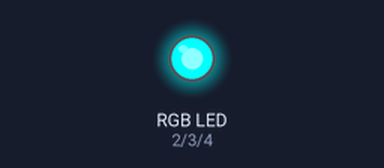
The sketch below on a simulated Arduino Uno, built with avr-gcc and run on an emulated ATmega328P. On the bench: an RGB LED mixed from three pins (HIGH = lit).

Above: at 0.5 s.
At 1.5 s:
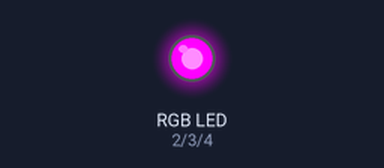
At 2.5 s:
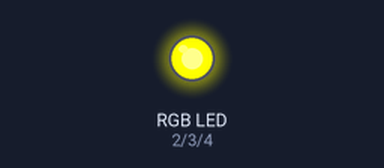
At 3.5 s:
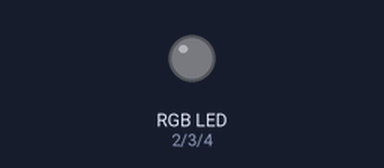
Timing chart, 0 to 5.2 s (numbered marks = the images above):
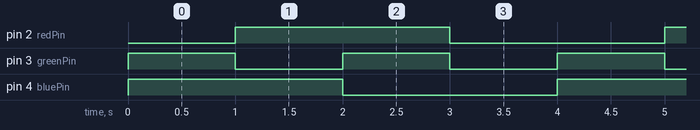

The sketch:

sketch_rgb.ino
```cpp
const int redPin = 2;
const int greenPin = 3;
const int bluePin = 4;

void setup() {
    pinMode(redPin, OUTPUT);
    pinMode(greenPin, OUTPUT);
    pinMode(bluePin, OUTPUT);
}

void loop() {
  // put your main code here, to run repeatedly:
  digitalWrite(redPin, LOW);
  digitalWrite(greenPin, HIGH);
  digitalWrite(bluePin, HIGH);
  delay(1000);
  digitalWrite(redPin, HIGH);
  digitalWrite(greenPin, LOW);
  digitalWrite(bluePin, HIGH);
  delay(1000);
  digitalWrite(redPin, HIGH);
  digitalWrite(greenPin, HIGH);
  digitalWrite(bluePin, LOW);
  delay(1000);
  digitalWrite(redPin, LOW);
  digitalWrite(greenPin, LOW);
  digitalWrite(bluePin, LOW);
  delay(1000);
}
```

Measured:
- by itself, pin 2 (redPin), pin 4 (bluePin): alternates HIGH for 2.0 s and LOW for 2.0 s
- by itself, pin 3 (greenPin): alternates HIGH for 1.0 s and LOW for 1.0 s
- by itself, everything shown: repeats every 4.0 s, in 4 steps
